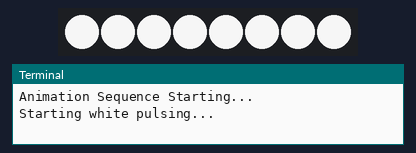
This program was run on a simulated Raspberry Pi (BCM pin numbers). Shown: 8 RGB LEDs in strip order, left to right, the last lines printed to the terminal. Dim RGB values are drawn brighter than linear. At 3.8 s the program stops and its outputs stay as they are.

Above: at 0.46 s.
At 1.71 s:
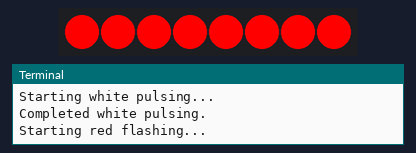
At 2.42 s:
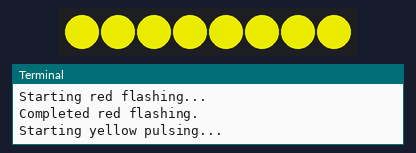
At 3.8 s:
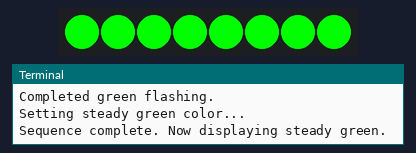
Timing chart, 0 to 5.3 s (numbered marks = the images above):
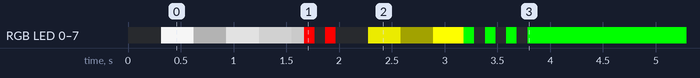

The program:

neopixel_sequence.py
```python
import time
from rpi_ws281x import PixelStrip, Color

# LED strip configuration:
LED_COUNT = 8
LED_PIN = 18
LED_FREQ_HZ = 800000
LED_DMA = 10
LED_BRIGHTNESS = 255
LED_INVERT = False
LED_CHANNEL = 0

# Create PixelStrip object with appropriate configuration.
strip = PixelStrip(LED_COUNT, LED_PIN, LED_FREQ_HZ, LED_DMA, LED_INVERT, LED_BRIGHTNESS, LED_CHANNEL)
strip.begin()

def pulseColor(strip, color, pulse_count=3, step=5, wait_ms=20, color_name=""):
    """Pulse a color by gradually changing the brightness."""
    print(f"Starting {color_name} pulsing...")
    for _ in range(pulse_count):
        # Fade in
        for brightness in range(0, 256, step):
            for i in range(strip.numPixels()):
                r = (color >> 16) & 255
                g = (color >> 8) & 255
                b = color & 255
                strip.setPixelColor(i, Color(r*brightness//255, g*brightness//255, b*brightness//255))
            strip.show()
            time.sleep(wait_ms/1000.0)
        # Fade out
        for brightness in range(255, -1, -step):
            for i in range(strip.numPixels()):
                r = (color >> 16) & 255
                g = (color >> 8) & 255
                b = color & 255
                strip.setPixelColor(i, Color(r*brightness//255, g*brightness//255, b*brightness//255))
            strip.show()
            time.sleep(wait_ms/1000.0)
    print(f"Completed {color_name} pulsing.")

def flashColor(strip, color, flash_count=2, wait_ms=50, color_name=""):
    """Flash a color for a specific number of times."""
    print(f"Starting {color_name} flashing...")
    for _ in range(flash_count):
        # Turn on
        for i in range(strip.numPixels()):
            strip.setPixelColor(i, color)
        strip.show()
        time.sleep(wait_ms/1000.0)
        # Turn off
        for i in range(strip.numPixels()):
            strip.setPixelColor(i, Color(0, 0, 0))
        strip.show()
        time.sleep(wait_ms/1000.0)
    print(f"Completed {color_name} flashing.")

def steadyColor(strip, color, color_name=""):
    """Set the strip to a steady color."""
    print(f"Setting steady {color_name} color...")
    for i in range(strip.numPixels()):
        strip.setPixelColor(i, color)
    strip.show()

print('Animation Sequence Starting...')
try:
    pulseColor(strip, Color(255, 255, 255), pulse_count=3, step=10, wait_ms=10, color_name="white")  # Throbbing White
    flashColor(strip, Color(255, 0, 0), flash_count=2, wait_ms=100, color_name="red")                 # Red Flash
    pulseColor(strip, Color(255, 255, 0), pulse_count=2, step=10, wait_ms=10, color_name="yellow")    # Yellow Pulse
    flashColor(strip, Color(0, 255, 0), flash_count=3, wait_ms=100, color_name="green")               # Green Flash
    steadyColor(strip, Color(0, 255, 0), color_name="green")                                          # Steady Green
    print("Sequence complete. Now displaying steady green.")

except KeyboardInterrupt:
    # On Ctrl+C, turn off all the LEDs.
    steadyColor(strip, Color(0, 0, 0), color_name="off")
    print('Animation Sequence Ended. LEDs turned off.')
```

Measured:
- by itself, RGB LED 0–7: off → RGB(225, 225, 225) at 0.31 s, → RGB(60, 60, 60) 0.31 s later, → RGB(165, 165, 165) 0.31 s later, → RGB(120, 120, 120) 0.31 s later, … (19 changes in this stretch)
